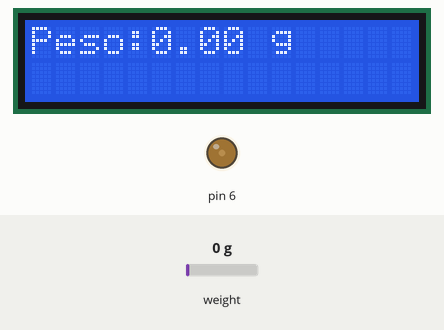
Simulated run of this sketch. Board: Arduino Uno, built with avr-gcc and run on an emulated ATmega328P. Parts: 16×2 character LCD, output pins drawn as LEDs (lit = HIGH). The inputs (shaded band) are chosen by the test bench; at power-on: weight on the scale 0 g. What the sketch prints to the serial monitor is not drawn.

Above: at 3.2 s.
3.3 s: weight on the scale set to 1250 g
At 4.3 s:
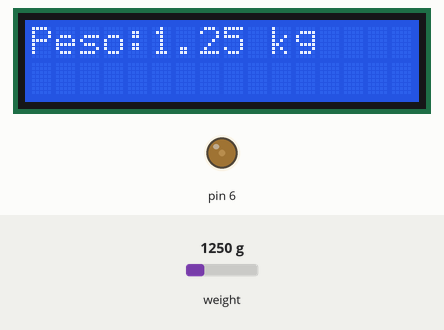
6.3 s: weight on the scale set to 100 g
At 7.6 s:
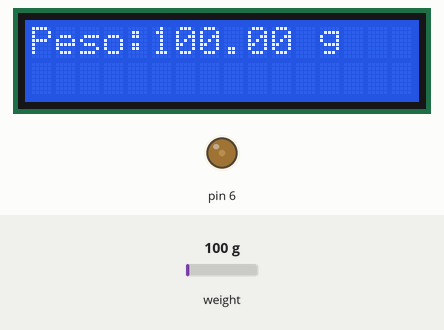
9.3 s: weight on the scale set to 2500 g
At 10.2 s:
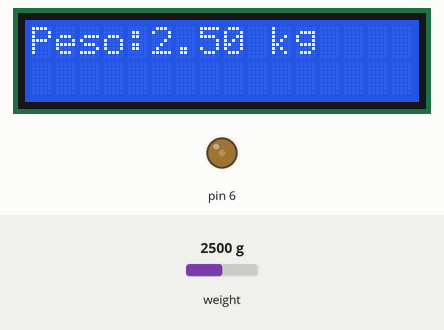
Timing chart, 0 to 12.3 s (numbered marks = the images above; inputs shaded):
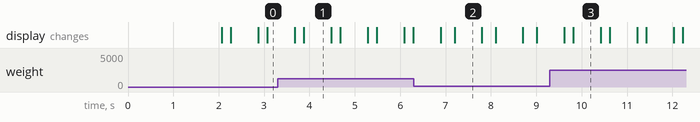

Measured:
- after the input at 3.3 s, the display: first differs from a run without the input after 0.58 s (image 1)
- after the input at 9.3 s, the display: first differs from a run without the input after 0.51 s (image 3)
- what the display in image 1 shows lasts 0.6 s, from 3.9 s to 4.5 s

The sketch:

lcdproj.ino
```cpp
#include <LiquidCrystal.h>
#include "HX711.h"

#define LOADCELL_DOUT_PIN  10
#define LOADCELL_SCK_PIN  8
int Contrast=50;

HX711 scale;

LiquidCrystal lcd(12, 11, 5, 4, 3, 2);

float calibration_factor = 86400; //36300 / 86400

void setup() {
  Serial.begin(9600);
  scale.begin(LOADCELL_DOUT_PIN, LOADCELL_SCK_PIN);
  scale.set_scale();
  scale.tare();  //Reset the scale to 0
  long zero_factor = scale.read_average(); //Get a baseline reading
  analogWrite(6,Contrast);
  lcd.begin(16, 2);
  lcd.setCursor(0, 0);
  lcd.print(F("Peso:"));
}
char line1[16], float_str[8];
float valor;
void loop(){
  lcd.clear();
  scale.set_scale(calibration_factor); //Adjust to this calibration factor
  Serial.print("Reading: ");

  lcd.setCursor(0, 0);
  lcd.print(F("Peso:"));
  //delay(500);
  //lcd.setCursor(0, 1);
  if(scale.get_units()>1){
      valor = scale.get_units();
      dtostrf(valor,4,2,float_str);
      lcd.print(float_str);
      lcd.print(" kg");
  Serial.print(scale.get_units(), 2); //scale.get_units() returns a float
  Serial.print(" kg"); //You can change this to kg but you'll need to refactor the calibration_factor
  Serial.println();
  } else {
      valor = scale.get_units()*1000 > 0 ? scale.get_units()*1000 : 0;
      dtostrf(valor,4,2,float_str);
      lcd.print(float_str);
      lcd.print(" g");
  Serial.print(scale.get_units()*1000, 0); //scale.get_units() returns a float
  Serial.print(" g"); //You can change this to kg but you'll need to refactor the calibration_factor
  Serial.println();
  }
  delay(500);
}
```
